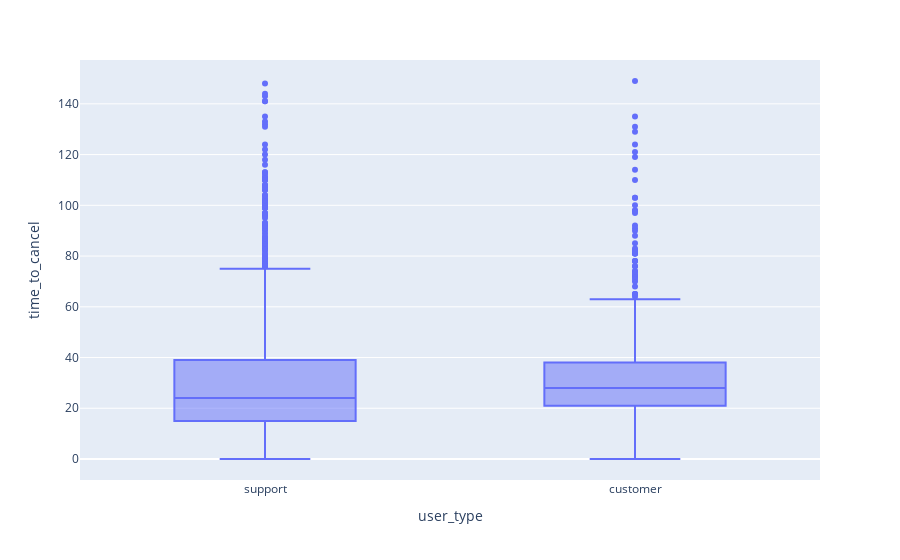

Notebook cell for this chart:
### Code cell
px.box(data[data['time_to_cancel']<150], x = 'user_type', y='time_to_cancel')

### Figure 1 — Plotly figure (JSON) as saved in the notebook; plotly's stock layout.template omitted (floating-point values rounded to 4 significant figures; data arrays with more than 128 entries replaced by an {"elided": "..."} marker saying what was removed)
{"data": [{"alignmentgroup": "True", "hovertemplate": "user_type=%{x}<br>time_to_cancel=%{y}<extra></extra>", "legendgroup": "", "marker": {"color": "#636efa"}, "name": "", "notched": false, "offsetgroup": "", "orientation": "v", "showlegend": false, "type": "box", "x": {"elided": "2844 str values"}, "x0": " ", "xaxis": "x", "y": {"elided": "2844 int values"}, "y0": " ", "yaxis": "y"}], "layout": {"boxmode": "group", "legend": {"tracegroupgap": 0}, "margin": {"t": 60}, "xaxis": {"anchor": "y", "domain": [0, 1], "title": {"text": "user_type"}}, "yaxis": {"anchor": "x", "domain": [0, 1], "title": {"text": "time_to_cancel"}}}}
